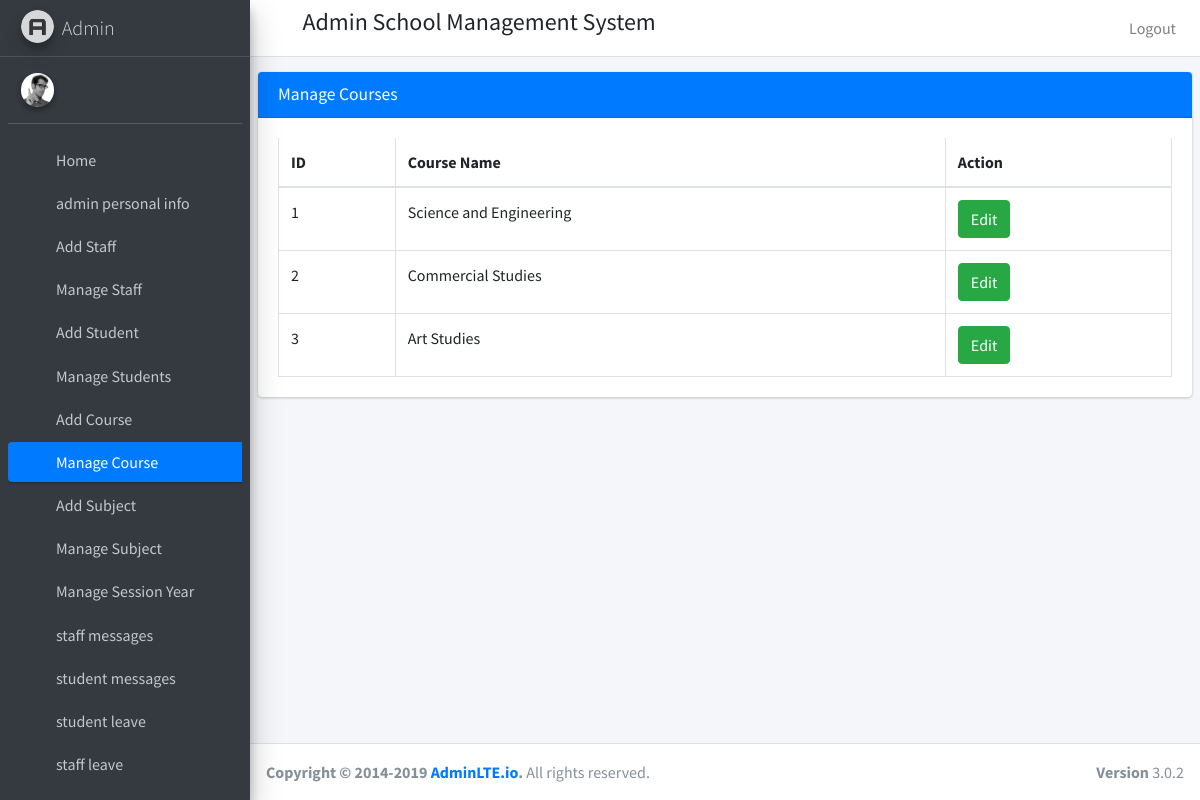
/manage-course/, run on the app's committed database.
### backend/models.py (models this page shows, shortened)
class Course(models.Model):
    course_name = models.CharField(max_length=80)
    created_at = models.DateTimeField(auto_now_add=True)
    updated_at = models.DateTimeField(auto_now_add=True)

### backend/hodviews.py (the view)
# urls.py: path('manage-course/', hodviews.manage_course,name='manage-course'),
def manage_course(request):
    courses = Course.objects.all()
    context = {
        'courses':courses
    }
    return render(request,'adminhod/manage-course.html',context)

### backend/templates/adminhod/manage-course.html
{% extends 'adminhod/admin-base.html'%}
{% block main_content %}
<div class="col-md-12">
    <div class="card card-primary">
      <div class="card-header">
        <h3 class="card-title">Manage Courses</h3>
      </div>
      <div class="card-body table-responsive">
        <table class="table table-bordered table-hover text-nowrap">
          <thead>
            <tr>
              <th>ID</th>
              <th>Course Name</th>
              <th>Action</th>
            </tr>
          </thead>
          <tbody>
              {% for course in courses %}
            <tr>
              <td>{{course.id}}</td>
              <td>{{course.course_name}}</td>
              <td><a href="{% url 'edit-course' course.id %}" class="btn btn-success">Edit</a></td>
            </tr>
            {% endfor %}
          </tbody>
        </table>
      </div>
    </div>
</div>
{% endblock%}

### data on the page
Course: id "1", course_name "Science and Engineering"
Course: id "2", course_name "Commercial Studies"
Course: id "3", course_name "Art Studies"
